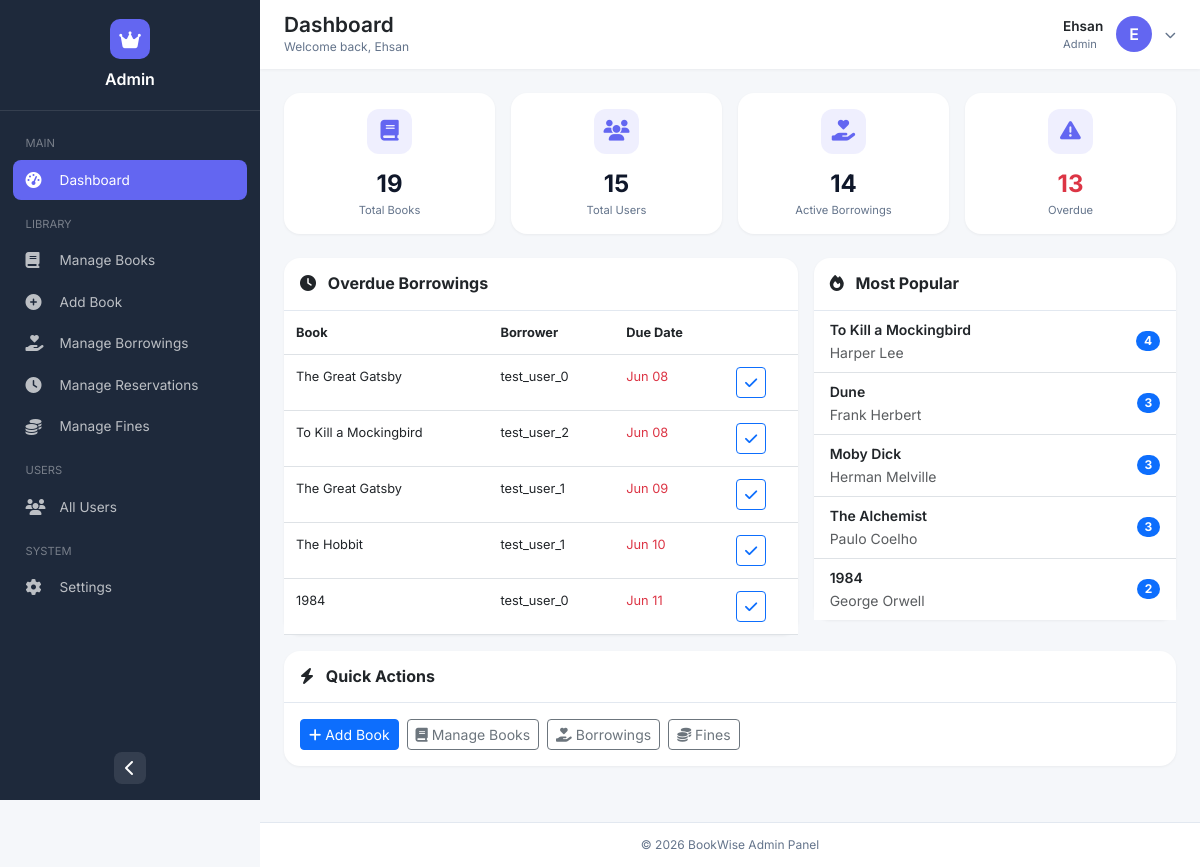
/admin-dashboard/ (signed in), run on an earlier commit of the app's database.
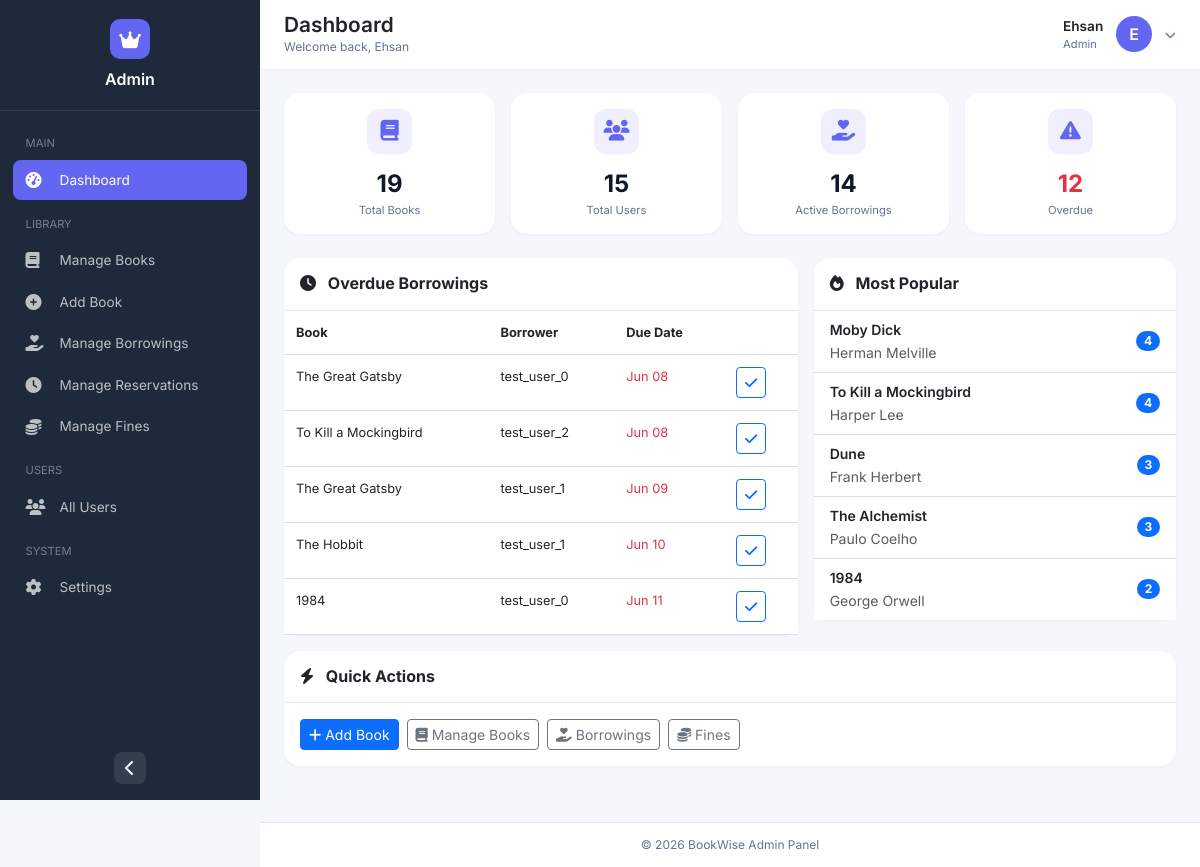
And on a later commit of the database.
### borrowing/models.py (models this page shows, shortened)
class Borrow(models.Model):
    class StatusChoices(models.TextChoices):
        BORROWED = "BORROWED", "Borrowed"
        RETURNED = "RETURNED", "Returned"
    user = models.ForeignKey(
        settings.AUTH_USER_MODEL,
        on_delete=models.CASCADE,
        related_name="borrowings",
    )
    book = models.ForeignKey(
        Book,
        on_delete=models.CASCADE,
        related_name="borrowings",
    )
    borrow_date = models.DateTimeField(default=timezone.now)
    due_date = models.DateTimeField()
    return_date = models.DateTimeField(null=True, blank=True)
    status = models.CharField(
        max_length=10,
        choices=StatusChoices.choices,
        default=StatusChoices.BORROWED,
    )
    class Meta:
        ordering = ["-borrow_date"]

### books/models.py (models this page shows, shortened)
class Book(models.Model):
    title = models.CharField(max_length=255)
    author = models.CharField(max_length=255)
    genre = models.CharField(max_length=100)
    description = models.TextField(blank=True)
    publish_year = models.PositiveIntegerField()
    isbn = models.CharField(max_length=20, unique=True)
    total_copies = models.PositiveIntegerField(default=1)
    available_copies = models.PositiveIntegerField(default=1)
    cover_image = models.ImageField(upload_to="book_covers/", blank=True)
    def __init__(self, *args, **kwargs):
        available_copies_was_provided = "available_copies" in kwargs
        super().__init__(*args, **kwargs)
        self._available_copies_was_provided = available_copies_was_provided
    def __setattr__(self, name, value):
        if name == "available_copies" and "_available_copies_was_provided" in self.__dict__:
            self.__dict__["_available_copies_was_provided"] = True
        super().__setattr__(name, value)
    class Meta:
        ordering = ["title"]
        verbose_name = "book"
        verbose_name_plural = "books"

### accounts/models.py (models this page shows, shortened)
class CustomUser(AbstractUser):
    class Role(models.TextChoices):
        ADMIN = "ADMIN", _("Admin")
        MEMBER = "MEMBER", _("Member")
    email = models.EmailField(_("email address"), unique=True)
    role = models.CharField(
        _("role"),
        max_length=10,
        choices=Role.choices,
        default=Role.MEMBER,
    )
    objects = CustomUserManager()
    USERNAME_FIELD = "username"
    REQUIRED_FIELDS = ["email"]
    class Meta:
        verbose_name = _("user")
        verbose_name_plural = _("users")

### dashboard/views.py (the view)
# urls.py: path("admin-dashboard/", AdminDashboardView.as_view(), name="admin-dashboard"),
class AdminDashboardView(LoginRequiredMixin, UserPassesTestMixin, TemplateView):
    template_name = "dashboard/admin_dashboard.html"
    def test_func(self):
        user = self.request.user
        return user.is_staff or user.is_superuser or getattr(user, "role", None) == "ADMIN"
    def get_context_data(self, **kwargs):
        context = super().get_context_data(**kwargs)
        total_books = Book.objects.count()
        total_users = User.objects.count()
        active_borrowings_qs = Borrow.objects.filter(
            status=Borrow.StatusChoices.BORROWED
        ).select_related("user", "book")
        active_borrowings = active_borrowings_qs.count()
        now = timezone.now()
        overdue_qs = active_borrowings_qs.filter(due_date__lt=now).order_by("due_date")
        overdue_count = overdue_qs.count()
        popular_books = (
            Book.objects.annotate(borrow_count=Count("borrowings"))
            .order_by("-borrow_count", "title")[:10]
        )
        recent_users = User.objects.order_by("-date_joined")[:5]
        context.update(
            {
                "total_books": total_books,
                "total_users": total_users,
                "active_borrowings_count": active_borrowings,
                "overdue_count": overdue_count,
                "overdue_list": overdue_qs,
                "popular_books": popular_books,
                "recent_users": recent_users,
            }
        )
        return context

### dashboard/templates/dashboard/admin_dashboard.html (shortened to what the changed rows need)
{% extends "dashboard/admin_base.html" %}
{% block page_title %}Dashboard{% endblock %}
{% block admin_content %}
<div class="container-fluid px-0">
    <div class="row g-3 mb-4">
        <div class="col-md-3 col-6">
            <div class="stat-card">
                <div class="stat-icon">
                    <i class="fas fa-exclamation-triangle"></i>
                </div>
                <div class="stat-number text-danger">{{ overdue_count }}</div>
                <div class="stat-label">Overdue</div>
            </div>
        </div>
    </div>
    <div class="row g-3">
        <div class="col-lg-7">
            <div class="card">
                <div class="card-body p-0">
                    {% if overdue_list %}
                    <div class="table-responsive">
                        <table class="table table-sm table-hover mb-0">
                            <thead>
                                <tr>
                                    <th>Book</th>
                                    <th>Borrower</th>
                                    <th>Due Date</th>
                                    <th></th>
                                </tr>
                            </thead>
                            <tbody>
                                {% for borrow in overdue_list|slice:":5" %}
                                <tr>
                                    <td>{{ borrow.book.title|truncatechars:25 }}</td>
                                    <td>{{ borrow.user.username }}</td>
                                    <td class="text-danger">{{ borrow.due_date|date:"M d" }}</td>
                                    <td>
                                        <a href="{% url 'borrowing:return_book' borrow.pk %}"
                                           class="btn btn-sm btn-outline-primary"
                                           onclick="return confirm('Return?')">
                                            <i class="fas fa-check"></i>
                                        </a>
                                    </td>
                                </tr>
                                {% endfor %}
                            </tbody>
                        </table>
                    </div>
                    {% else %}
                    <p class="text-muted text-center py-4 mb-0">No overdue books</p>
                    {% endif %}
                </div>
            </div>
        </div>
        <div class="col-lg-5">
            <div class="card">
                <div class="card-body p-0">
                    {% if popular_books %}
                    <div class="list-group list-group-flush">
                        {% for book in popular_books|slice:":5" %}
                        <div class="list-group-item d-flex justify-content-between align-items-center">
                            <div>
                                <div class="fw-semibold small">{{ book.title|truncatechars:30 }}</div>
                                <small class="text-muted">{{ book.author }}</small>
                            </div>
                            <span class="badge bg-primary rounded-pill">{{ book.borrow_count }}</span>
                        </div>
                        {% endfor %}
                    </div>
                    {% else %}
                    <p class="text-muted text-center py-4 mb-0">No data yet</p>
                    {% endif %}
                </div>
            </div>
        </div>
    </div>
</div>
{% endblock %}

What changed in the data, as far as the page shows it:
changed Book "Moby Dick": borrow_count "3" → "4"; moves up the list
Also different on the page:
{{ overdue_count }}: "13" → "12"
